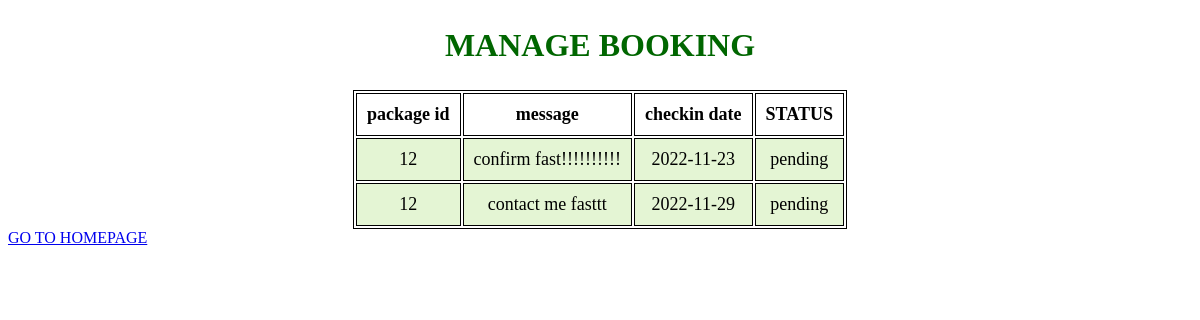
The page /bookHistory.php on the database its author committed.
### tables this page shows
CREATE TABLE `booking_tbl` (
  `booking_id` int(25) NOT NULL,
  `name` varchar(20) NOT NULL,
  `email` varchar(50) NOT NULL,
  `phnNmbr` int(15) NOT NULL,
  `message` text NOT NULL,
  `checkin` varchar(20) DEFAULT NULL,
  `packageId` int(20) DEFAULT NULL,
  `status` varchar(20) DEFAULT NULL
);

### bookHistory.php (the view, shortened to what this page needs)
<?php
$mysqli = new mysqli('localhost','root','','trip_to_nepal');
$sql = " SELECT * FROM booking_tbl ORDER BY booking_id asc";
$result = $mysqli->query($sql);
?>
<!DOCTYPE html>
<html lang="en">
<head>
</head>
<body>
	<section>
		<h1>MANAGE BOOKING</h1>
		<table>
			<tr>
                <th>package id</th>
                <th>message</th>
                <th>checkin date</th>
				<th>STATUS</th>
			</tr>
			<?php
				while($rows=$result->fetch_assoc())
				{
			?>
			<tr>
				<td><?php echo $rows['packageId'];?></td>
                <td><?php echo $rows['message'];?></td>
                <td><?php echo $rows['checkin'];?></td>
				<td><?php echo $rows['status'];?></td>
			</tr>
			<?php
				}
			?>
		</table>
	</section>
    <a style="align:center"href="http://localhost/tour and travel website/index.html">GO TO HOMEPAGE</a>
</body>
</html>

### bookHistory.php (style rules this page uses)
table { margin: 0 auto; font-size: large; border: 1px solid black; }
h1 { text-align: center; color: #006600; font-size: xx-large; font-family: 'Gill Sans', 'Gill Sans MT', ' Calibri', 'Trebuchet MS', 'sans-serif'; }
td { background-color: #E4F5D4; border: 1px solid black; }
th, td { font-weight: bold; border: 1px solid black; padding: 10px; text-align: center; }
td { font-weight: lighter; }

### rows shown on the page
booking_tbl: packageId "12", message "confirm fast!!!!!!!!!!", checkin "2022-11-23", status "pending"
booking_tbl: packageId "12", message "contact me fasttt", checkin "2022-11-29", status "pending"
